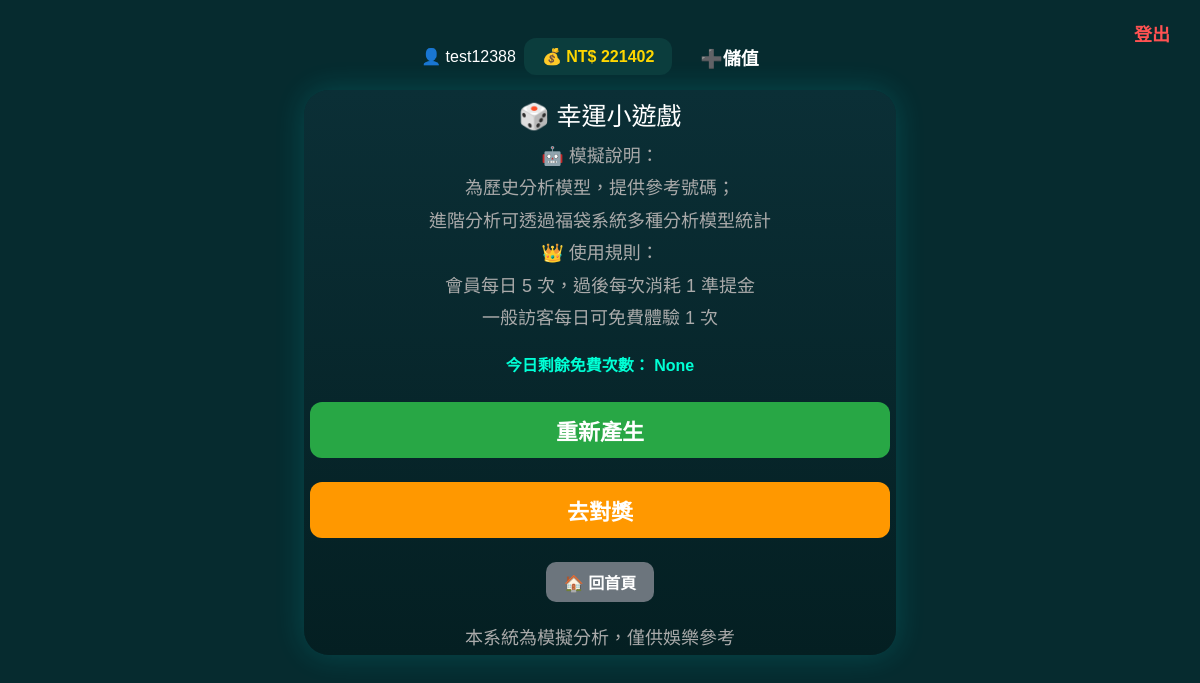
The app's page /ai (signed in), older data.
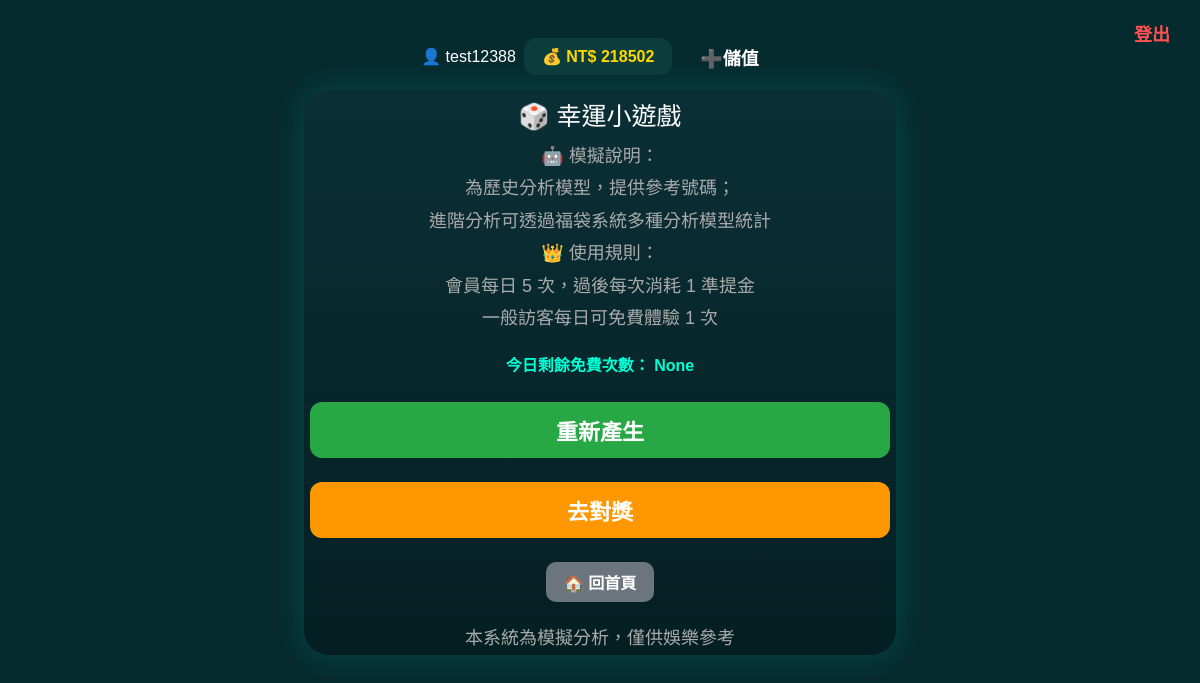
The same page, newer data.
### tables this page shows
CREATE TABLE users (
    id INTEGER PRIMARY KEY AUTOINCREMENT,
    username TEXT UNIQUE,
    password TEXT
, points INTEGER DEFAULT 1000, email TEXT, phone TEXT, address TEXT, name TEXT);

### app.py (the view, shortened to what this page needs)
@app.route("/ai", methods=["GET", "POST"])
def ai_page():
    if request.method == "GET":
        return render_template(
            "ai.html",
            numbers=session.get("ai_numbers"),
            special=session.get("ai_special"),
            remaining=session.get("ai_remaining"),
            is_member=session.get("ai_is_member"),
            error=session.get("ai_error"),
        )

### app.py (called while the page is built)
@app.context_processor
def inject_user():
    user_id = session.get("user_id")
    balance = 0
    if user_id:
        conn = None
        try:
            conn = get_shop_db()
            c = conn.cursor()
            c.execute("SELECT points FROM users WHERE id=?", (user_id,))
            row = c.fetchone()
            if row:
                balance = row[0]
        except Exception as e:
            print("inject_user error:", e)
        finally:
            if conn:
                conn.close()
    return dict(global_money=balance)

@app.before_request
def make_session_permanent():
    session.permanent = True

### services/db.py (called while the page is built)
def get_shop_db():
    print("========== SHOP DB ==========")
    print(os.path.abspath(SHOP_DB))
    print("=============================")
    conn = sqlite3.connect(SHOP_DB, timeout=30)
    conn.execute("PRAGMA journal_mode=WAL")
    conn.row_factory = sqlite3.Row
    return conn

### templates/ai.html (shortened to what this page needs)
<!DOCTYPE html>
<html lang="zh-TW">
<head>
</head>
<body>
    <div class="top-bar">
        <div class="top-user">
            👤 {{ session.user }}
        </div>
        <div class="top-money">
            💰 NT$ {{ global_money }}
        </div>
        <a href="/bag" class="top-btn deposit-btn">
            ➕儲值
        </a>
        <a href="/logout" class="top-btn logout-btn">
            登出
        </a>
    </div>
    <div class="card">
        <div class="title">
            🎲 幸運小遊戲
        </div>
        <div style="margin-top:8px; font-size:18px; color:#aaa; line-height:1.8;">
            🤖 模擬說明：<br>
            為歷史分析模型，提供參考號碼；<br>
            進階分析可透過福袋系統多種分析模型統計<br>
            👑 使用規則：<br>
            會員每日 5 次，過後每次消耗 1 準提金<br>
            一般訪客每日可免費體驗 1 次
        </div>
        <br>
        <div style="
        color:#00ffd5;
        font-size:16px;
        font-weight:bold;
    ">
            今日剩餘免費次數：
            {{ remaining }}
        </div>
        <div class="btn-group">
            <form action="/ai" method="POST" class="full-btn-form">
                <button type="submit" class="btn btn-green btn-main">
                    重新產生
                </button>
            </form>
            <button class="btn btn-orange btn-main" onclick="location.href='/check'">
                去對獎
            </button>
            <a href="/" class="btn btn-home">
                🏠 回首頁
            </a>
        </div>
        <div class="notice">
            本系統為模擬分析，僅供娛樂參考
        </div>
    </div>
</body>
</html>

Row changes from the older to the newer data that the page shows:
changed users "test12388": points "221402" → "218502"
